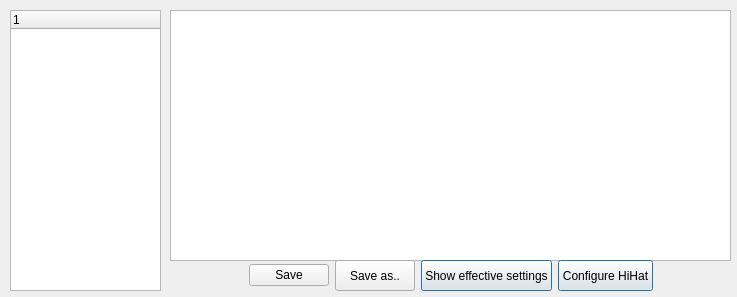
<?xml version="1.0" encoding="UTF-8"?>
<ui version="4.0">
 <class>MidiMappingEditor</class>
 <widget class="QWidget" name="MidiMappingEditor">
  <property name="geometry">
   <rect>
    <x>0</x>
    <y>0</y>
    <width>737</width>
    <height>297</height>
   </rect>
  </property>
  <property name="windowTitle">
   <string>Form</string>
  </property>
  <widget class="QTreeWidget" name="midiMappingTree">
   <property name="geometry">
    <rect>
     <x>10</x>
     <y>10</y>
     <width>151</width>
     <height>281</height>
    </rect>
   </property>
   <column>
    <property name="text">
     <string/>
    </property>
   </column>
  </widget>
  <widget class="MidiTable" name="midiTable">
   <property name="geometry">
    <rect>
     <x>170</x>
     <y>10</y>
     <width>561</width>
     <height>251</height>
    </rect>
   </property>
  </widget>
  <widget class="QWidget" name="Layout33_2">
   <property name="geometry">
    <rect>
     <x>170</x>
     <y>260</y>
     <width>561</width>
     <height>31</height>
    </rect>
   </property>
   <layout class="QHBoxLayout" name="_3">
    <item>
     <spacer>
      <property name="orientation">
       <enum>Qt::Horizontal</enum>
      </property>
      <property name="sizeType">
       <enum>QSizePolicy::Expanding</enum>
      </property>
      <property name="sizeHint" stdset="0">
       <size>
        <width>184</width>
        <height>16</height>
       </size>
      </property>
     </spacer>
    </item>
    <item>
     <widget class="QPushButton" name="saveButton">
      <property name="text">
       <string>Save</string>
      </property>
     </widget>
    </item>
    <item>
     <widget class="QPushButton" name="saveasButton">
      <property name="sizePolicy">
       <sizepolicy hsizetype="Preferred" vsizetype="Preferred">
        <horstretch>0</horstretch>
        <verstretch>0</verstretch>
       </sizepolicy>
      </property>
      <property name="minimumSize">
       <size>
        <width>0</width>
        <height>22</height>
       </size>
      </property>
      <property name="text">
       <string>Save as..</string>
      </property>
      <property name="shortcut">
       <string>Alt+C</string>
      </property>
     </widget>
    </item>
    <item>
     <widget class="QPushButton" name="showEffectiveButton">
      <property name="sizePolicy">
       <sizepolicy hsizetype="Preferred" vsizetype="Preferred">
        <horstretch>0</horstretch>
        <verstretch>0</verstretch>
       </sizepolicy>
      </property>
      <property name="minimumSize">
       <size>
        <width>0</width>
        <height>22</height>
       </size>
      </property>
      <property name="text">
       <string>Show effective settings</string>
      </property>
      <property name="shortcut">
       <string>Alt+O</string>
      </property>
      <property name="default">
       <bool>true</bool>
      </property>
      <property name="flat">
       <bool>false</bool>
      </property>
     </widget>
    </item>
    <item>
     <widget class="QPushButton" name="showEffectiveButton_2">
      <property name="sizePolicy">
       <sizepolicy hsizetype="Preferred" vsizetype="Preferred">
        <horstretch>0</horstretch>
        <verstretch>0</verstretch>
       </sizepolicy>
      </property>
      <property name="minimumSize">
       <size>
        <width>0</width>
        <height>22</height>
       </size>
      </property>
      <property name="text">
       <string>Configure HiHat</string>
      </property>
      <property name="shortcut">
       <string>Alt+O</string>
      </property>
      <property name="default">
       <bool>true</bool>
      </property>
      <property name="flat">
       <bool>false</bool>
      </property>
     </widget>
    </item>
    <item>
     <spacer>
      <property name="orientation">
       <enum>Qt::Horizontal</enum>
      </property>
      <property name="sizeType">
       <enum>QSizePolicy::Expanding</enum>
      </property>
      <property name="sizeHint" stdset="0">
       <size>
        <width>183</width>
        <height>16</height>
       </size>
      </property>
     </spacer>
    </item>
   </layout>
  </widget>
 </widget>
 <customwidgets>
  <customwidget>
   <class>MidiTable</class>
   <extends>QTableWidget</extends>
   <header location="global">../src/widgets/midiTable.h</header>
  </customwidget>
 </customwidgets>
 <resources/>
 <connections/>
</ui>
